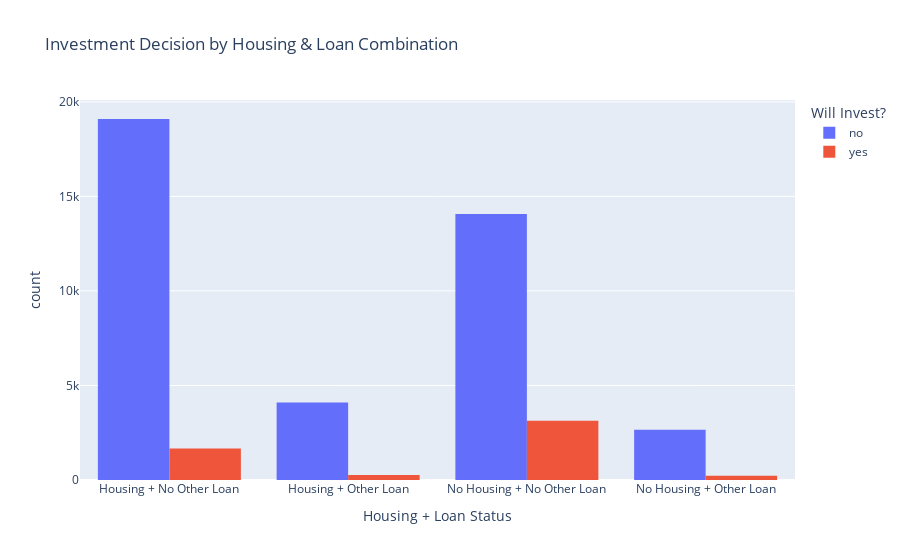

Write notebook code for a chart like this one.
### Code cell
fig1 = px.histogram(
    df,
    x='housing_loan_combo',
    color='y',
    barmode='group',
    title="Investment Decision by Housing & Loan Combination",
    labels={
        'housing_loan_combo': 'Housing + Loan Status',
        'count': 'Number of Customers',
        'y': 'Will Invest?'
    }
)
fig1.show()

### Figure 1 — Plotly figure (JSON) as saved in the notebook; plotly's stock layout.template omitted (floating-point values rounded to 4 significant figures; data arrays with more than 128 entries replaced by an {"elided": "..."} marker saying what was removed)
{"data": [{"alignmentgroup": "True", "bingroup": "x", "hovertemplate": "Will Invest?=no<br>Housing + Loan Status=%{x}<br>count=%{y}<extra></extra>", "legendgroup": "no", "marker": {"color": "#636efa", "pattern": {"shape": ""}}, "name": "no", "offsetgroup": "no", "orientation": "v", "showlegend": true, "type": "histogram", "x": {"elided": "39922 str values"}, "xaxis": "x", "yaxis": "y"}, {"alignmentgroup": "True", "bingroup": "x", "hovertemplate": "Will Invest?=yes<br>Housing + Loan Status=%{x}<br>count=%{y}<extra></extra>", "legendgroup": "yes", "marker": {"color": "#EF553B", "pattern": {"shape": ""}}, "name": "yes", "offsetgroup": "yes", "orientation": "v", "showlegend": true, "type": "histogram", "x": {"elided": "5289 str values"}, "xaxis": "x", "yaxis": "y"}], "layout": {"barmode": "group", "legend": {"title": {"text": "Will Invest?"}, "tracegroupgap": 0}, "title": {"text": "Investment Decision by Housing & Loan Combination"}, "xaxis": {"anchor": "y", "domain": [0, 1], "title": {"text": "Housing + Loan Status"}}, "yaxis": {"anchor": "x", "domain": [0, 1], "title": {"text": "count"}}}}
